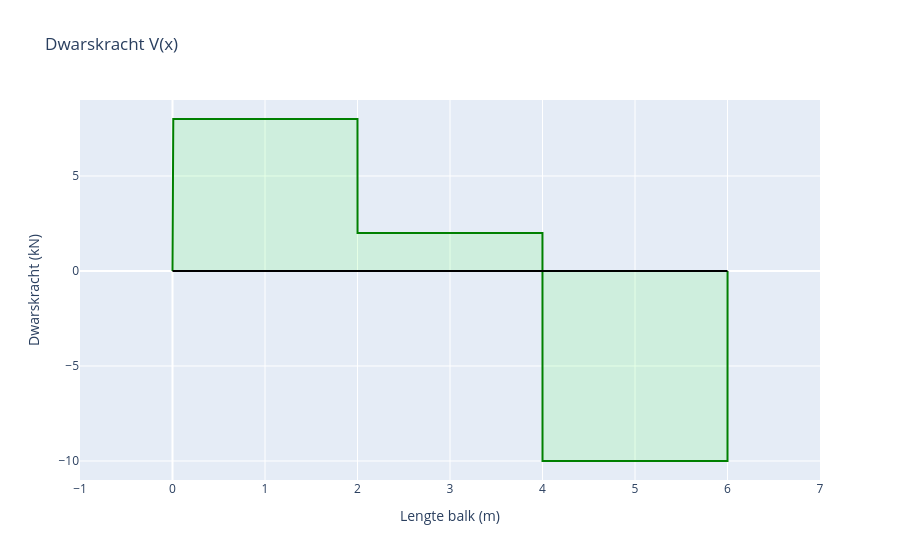

Source (notebook cell):
### Markdown cell above
## Dwarskrachtgrafiek

### Code cell
layout = go.Layout(
    title="Dwarskracht V(x)",
    xaxis=dict(dtick=1, title="Lengte balk (m)", range=[-1, lengteBalk+1]),
    yaxis=dict(title="Dwarskracht (kN)"),
    showlegend=False
)

line = go.Scatter(
    x=X,
    y= sum(shearForce),
    mode='lines',
    name='Dwarskracht (kN)',
    fill = 'tonexty',
    line_color='green',
    fillcolor='rgba(0,255,0,0.1)'
)

axis = go.Scatter(
    x= [0,lengteBalk],
    y= [0,0],
    mode='lines',
    line_color='black'
)

fig= go.Figure(data=[line, axis], layout=layout)
fig.show()

### Figure 1 — Plotly figure (JSON) as saved in the notebook; plotly's stock layout.template omitted (floating-point values rounded to 4 significant figures; data arrays with more than 128 entries replaced by an {"elided": "..."} marker saying what was removed)
{"data": [{"fill": "tonexty", "fillcolor": "rgba(0,255,0,0.1)", "line": {"color": "green"}, "mode": "lines", "name": "Dwarskracht (kN)", "type": "scatter", "x": {"elided": "10002 float values"}, "y": {"elided": "10002 int values"}}, {"line": {"color": "black"}, "mode": "lines", "type": "scatter", "x": [0, 6], "y": [0, 0]}], "layout": {"autosize": true, "showlegend": false, "title": {"text": "Dwarskracht V(x)"}, "xaxis": {"dtick": 1, "range": [-1, 7], "title": {"text": "Lengte balk (m)"}, "type": "linear"}, "yaxis": {"autorange": true, "range": [-11, 9], "title": {"text": "Dwarskracht (kN)"}, "type": "linear"}}}
